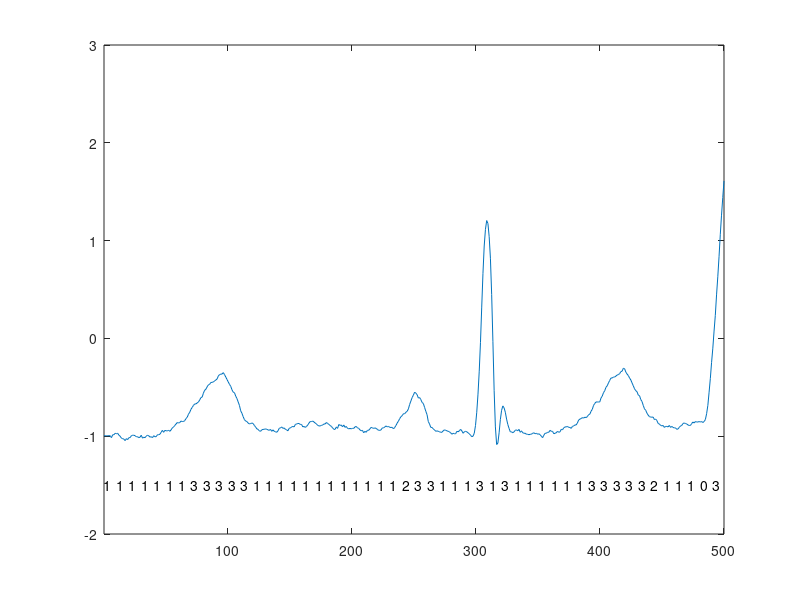

MATLAB code to generate this figure:

%data1=dlmread('D:\data\Vpc_119_1.39.txt','\t',[1,1,500,1]);
data1=dlmread('Vpc_119_1.39.txt','\t',[1,1,500,1]);
n0=0;
n1=0;
n2=0;
n3=0;
R=data1;
data_num_end=500;
X=R(1:data_num_end,1);
%X(1:1);
length=size(X,1);
a=0.05;
u1=0;
u2=0;
count_u1=0;
count_u2=0;
for ix=1:length
    if X(ix)>=0
        u1=u1+X(ix);
        count_u1=count_u1+1;
    else
        u2=u2+X(ix);
        count_u2=count_u2+1;
    end
end
u1=u1/count_u1;
u2=u2/count_u2;
for j=1:length
    if ((X(j)>u1)&(X(j)<=(1+a)*u1))|((X(j)<u2)&(X(j)>=(1+a)*u2))
        S(j)=0;
        n0=n0+1;
    else if ((X(j)>(1+a)*u1)&(X(j)<inf))|((X(j)<(1+a)*u2))
            S(j)=1;
            n1=n1+1;
        else if ((X(j)>(1-a)*u1)&(X(j)<u1))|((X(j)<(1-a)*u2)&(X(j)>u2))
               S(j)=2; 
               n2=n2+1;
            else if ((X(j)<=(1-a)*u1)&(X(j)>=0))|((X(j)>=(1-a)*u2)&(X(j)<0))
                    S(j)=3; 
                    n3=n3+1;
                else error;
                end
            end
        end
    end
end
 x=1:500;
plot(x,data1);
axis([1 500 -2 3]);
for i=1:10:500
    ay(i)=-1.5;
end
for x=1:10:500
text(x,ay(x),num2str(S(x)));
end
%scatter(x,S);
%plot(x,S);